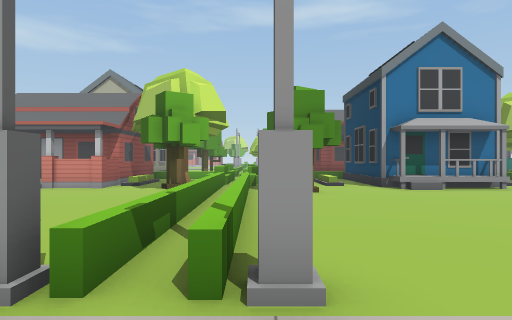
[1] (above)

24 first-person views from a walk through a Unity game level. The camera is 1.4 m above the floor, looks level and sees 75° across. The floor is counted in squares, 1.52 m on a side. Each view is taken from the middle of a square. On the plan, view 1 faces up. The plan holds only what a view shows up to about 12 squares ahead; the rest is blank. The place goes on beyond the plan. The player is left out. Some surface patterns are stand-ins.

[2]
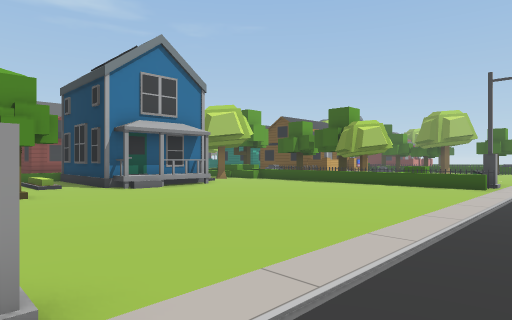

[3]
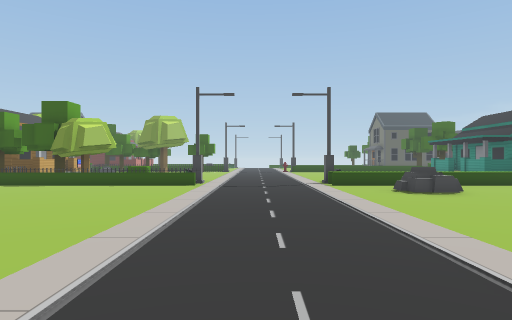

[4]
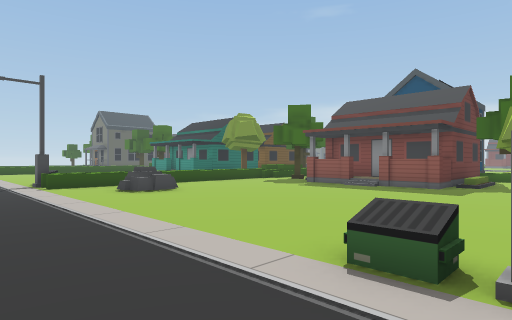

[5]
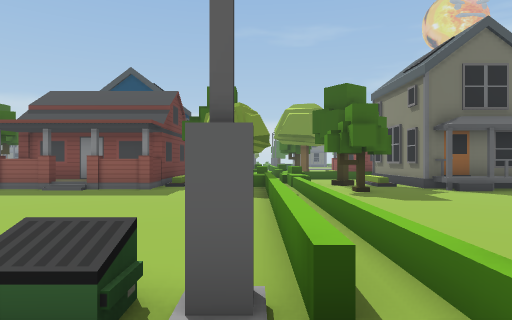

[6]
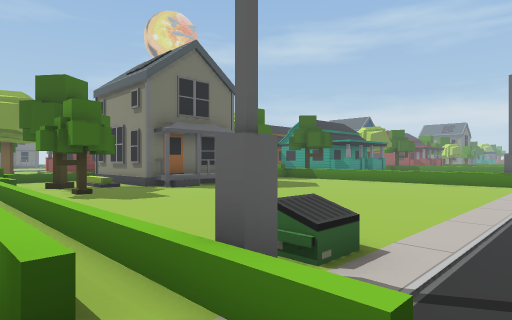

[7]
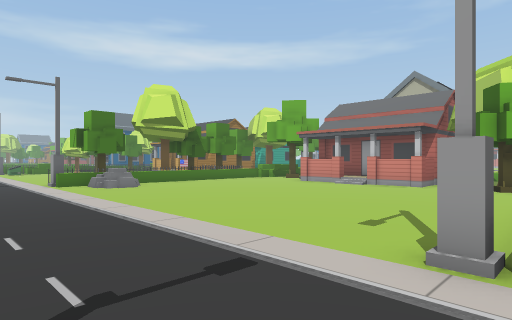

[8]
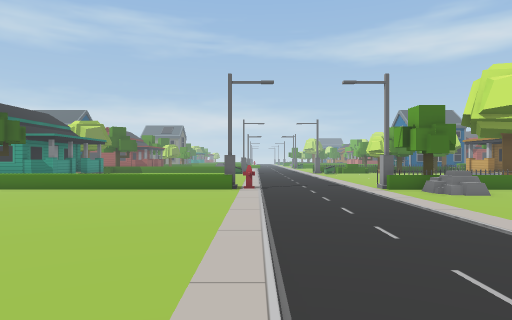

[9]
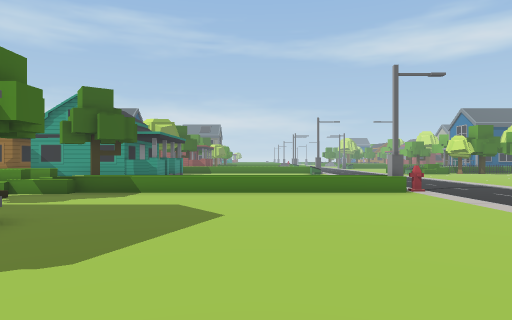

[10]
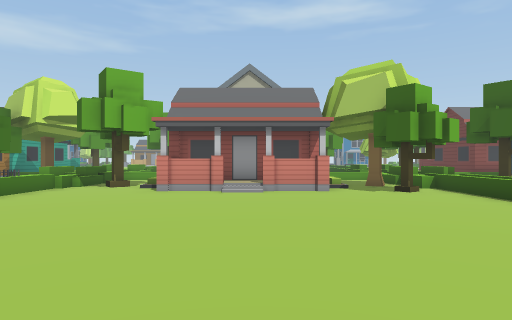

[11]
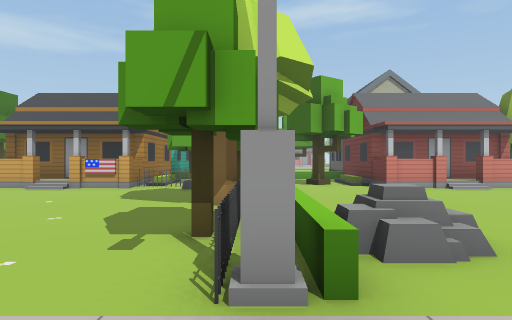

[12]
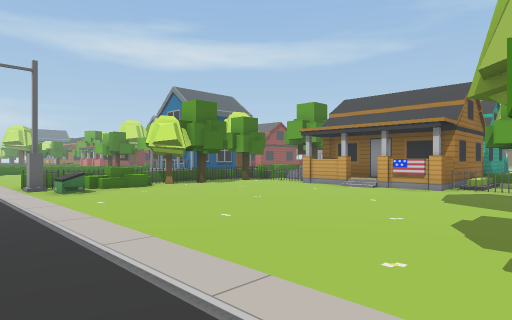

[13]
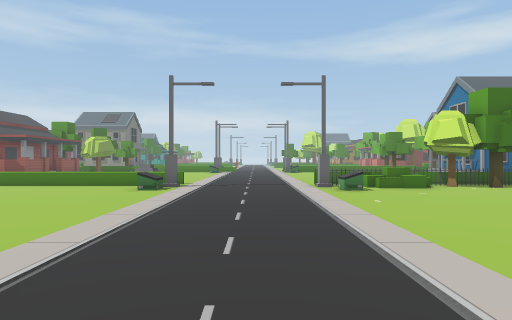

[14]
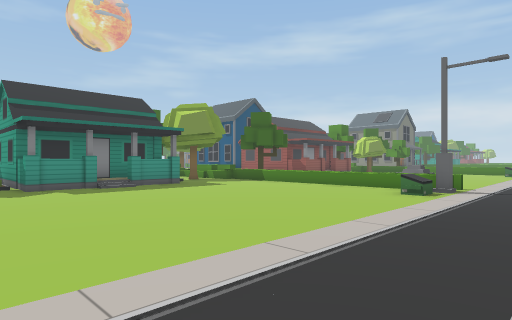

[15]
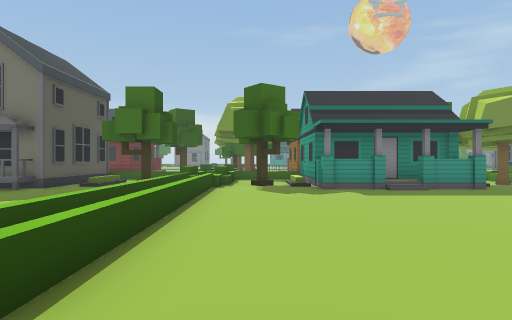

[16]
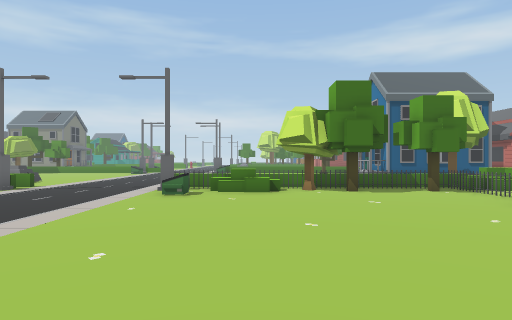

[17]
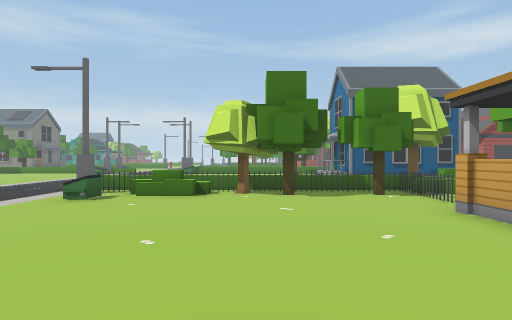

[18]
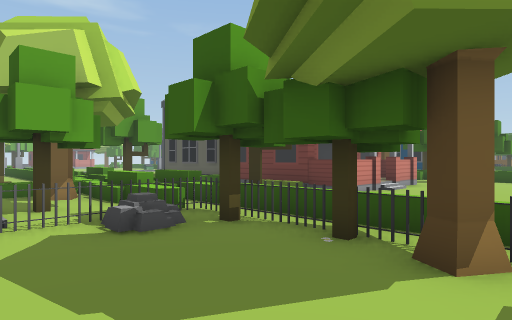

[19]
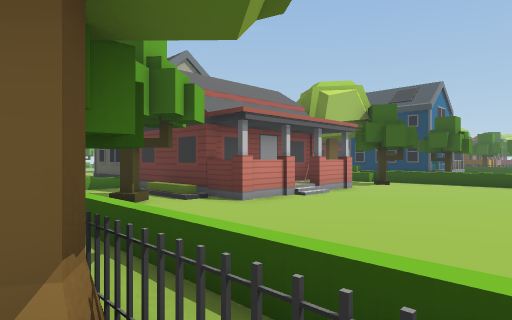

[20]
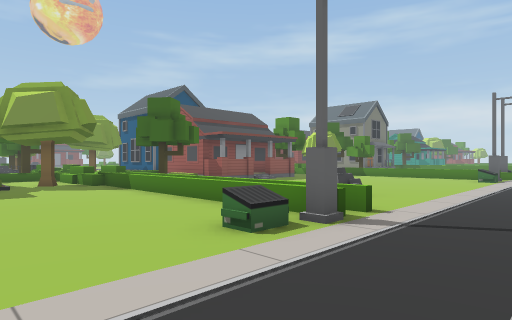

[21]
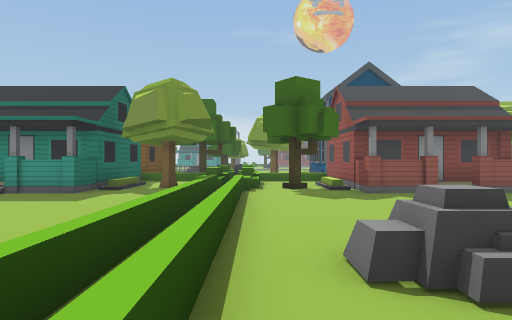

[22]
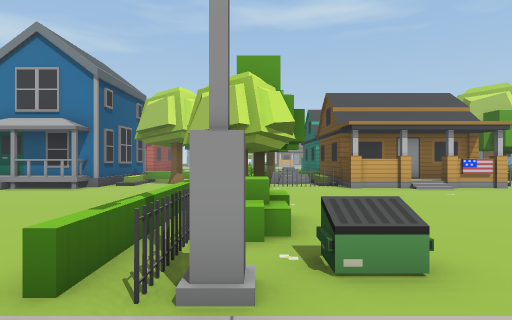

[23]
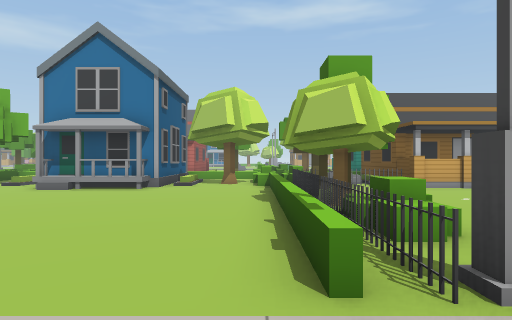

[24]
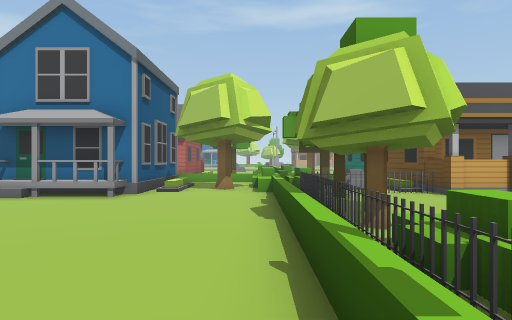

### Floor plan
Points are (right, up) in squares from view 1. A wall is a line through its corners. A room is listed if a view was taken in it or the views show most of it. See-through windows are left out.
Room 1 (views 1, 2, 3, 4, 5, 6, 7, 8, 9, 10, 11, 12, 13, 14, 15, 16, 17, 18, 19, 20, 21, 22, 23, 24)
walls: (-7.9, 10.7) (-9.8, 10.7) (-9.8, 15.5); (-9, -11.6) (-9, -10.8) (-6.9, -10.8); (-5.6, -10.6) (-5.6, -11.6); (-18.3, 10.5) (-18.3, 12); (-9.2, -13) (-9.2, -11.6) (-5.4, -11.6) (-5.4, -13); (-4.9, 12.1) (-4.9, 10.7) (-6.8, 10.7); (-19.6, 11) (-19.6, 10.5); (-18, 12.1) (-21.9, 12.1); (-20, -11.3) (-18.1, -11.3) (-18.1, -14.5); (-21.1, 10.7) (-23, 10.7) (-23, 14); (-18.1, 13.9) (-18.1, 10.7) (-19.9, 10.7); (-22.6, -11.1) (-22.6, -12.6); (-23, -12.6) (-18, -12.6); (3.2, -11.3) (5.2, -11.3); (-23, -14) (-23, -11.3) (-21, -11.3); (6.1, 11) (4.2, 11) (4.2, 12.9); (6.2, -11.3) (7.9, -11.3); (7.8, 10.3) (4.5, 10.3) (4.5, 11.1); (8.1, 11) (6.2, 11); (-31.6, 11.1) (-31.6, 10.3) (-33.5, 10.3); (-31.2, 14) (-31.2, 11) (-33.5, 11); (-33.1, -11.3) (-31.2, -11.3) (-31.2, -14)
low walls: (-13.4, -3.4) (-13.4, -11.5); (-14.3, -3.5) (-14.3, -11.5); (-1.2, -1.5) (-1.2, -2.5); (-0.3, -3.4) (-0.3, -4.9); (-6.9, -10.6) (-5.6, -10.6); (-14.6, -11.1) (-14.6, -3.4); (-13.7, -11.4) (-13.7, -4); (-1.3, 6.8) (-1.3, 11); (-1.2, 7.1) (-1.2, 2.1); (-0.4, 9.5) (-0.4, 11.4); (-0.3, 10.8) (-0.3, 2.4); (-26.6, -2.6) (-26.6, -11.8); (-27.3, -2.6) (-27.3, -10.2); (-27.3, 2.6) (-27.3, 2.1); (-27.6, 3.4) (-27.6, 5.5); (-27.3, 5.5) (-27.3, 3.4); (5.6, 10) (4.6, 10); (-26.8, -11.4) (-26.8, -3.5); (-27.6, -11.5) (-27.6, -2.9); (11.8, 2.1) (11.8, 9.1); (11.8, -9) (11.8, -2.8)
ways out: opening at (2, -11); opening at (6, -11)
objects: other object (-30, -13) to (-29, -12); other object (-30, -5) to (-29, -5); other object (-29, 13); other object (-28, -12); other object (-28, 12); other object (-27, 3); other object (-27, 6); other object (-27, 7); other object (-27, 8); other object (-27, 9); other object (-27, 10); other object (-27, 11); other object (-26, -12); other object (-26, -3); other object (-26, 2); other object (-26, 5); other object (-26, 7); other object (-26, 8); other object (-26, 10); other object (-26, 11); other object (-26, 12); other object (-26, 14); other object (-26, 15) to (-25, 15); other object (-25, -13); other object (-25, -3); other object (-25, 3); other object (-25, 11); other object (-24, 11); other object (-17, -13) to (-16, -12); other object (-17, 11); other object (-16, 11); other object (-16, 13); other object (-16, 15); other object (-15, -12); other object (-15, 4); other object (-15, 7); other object (-15, 10); other object (-15, 11); other object (-15, 12); other object (-14, -3); other object (-14, -2); other object (-14, 2); other object (-14, 3); other object (-14, 4); other object (-14, 5); other object (-14, 6); other object (-14, 7); other object (-14, 8); other object (-14, 9); other object (-14, 10); other object (-14, 11); other object (-13, -13) to (-11, -13); other object (-13, -12); other object (-13, 3) to (-12, 4); other object (-13, 15); other object (-12, 12); other object (-4, -13) to (-3, -12); other object (-4, -11) to (-3, -10); other object (-3, -3); other object (-3, 10) to (-2, 11); other object (-3, 13); other object (-2, -12); other object (-2, -3); other object (-2, 2); other object (-2, 12) to (-2, 13); other object (0, -3); other object (0, 2); other object (0, 12); other object (1, -3); other object (1, 10); other object (1, 12) to (2, 12); other object (9, -5) to (10, -5); other object (10, -13) to (10, -12); other object (12, 7)

Positions as (right, up) in squares from view 1, and headings:
1: (0, 0), facing up
2: (0, 0), facing up-right
3: (0, 0), facing right
4: (0, 0), facing down-right
5: (0, -1), facing down
6: (0, -1), facing down-left
7: (-1, -1), facing up-left
8: (-3, -2), facing left
9: (-4, -7), facing left
10: (-7, 1), facing up
11: (-14, 0), facing up
12: (-15, 0), facing up-left
13: (-15, 0), facing left
14: (-16, 0), facing down-left
15: (-16, -1), facing down
16: (-16, 5), facing left
17: (-17, 7), facing left
18: (-18, 6), facing up-right
19: (-15, 5), facing up-right
20: (-22, 0), facing down-left
21: (-28, -2), facing down
22: (-26, 0), facing up
23: (-28, 0), facing up
24: (-28, 2), facing up
